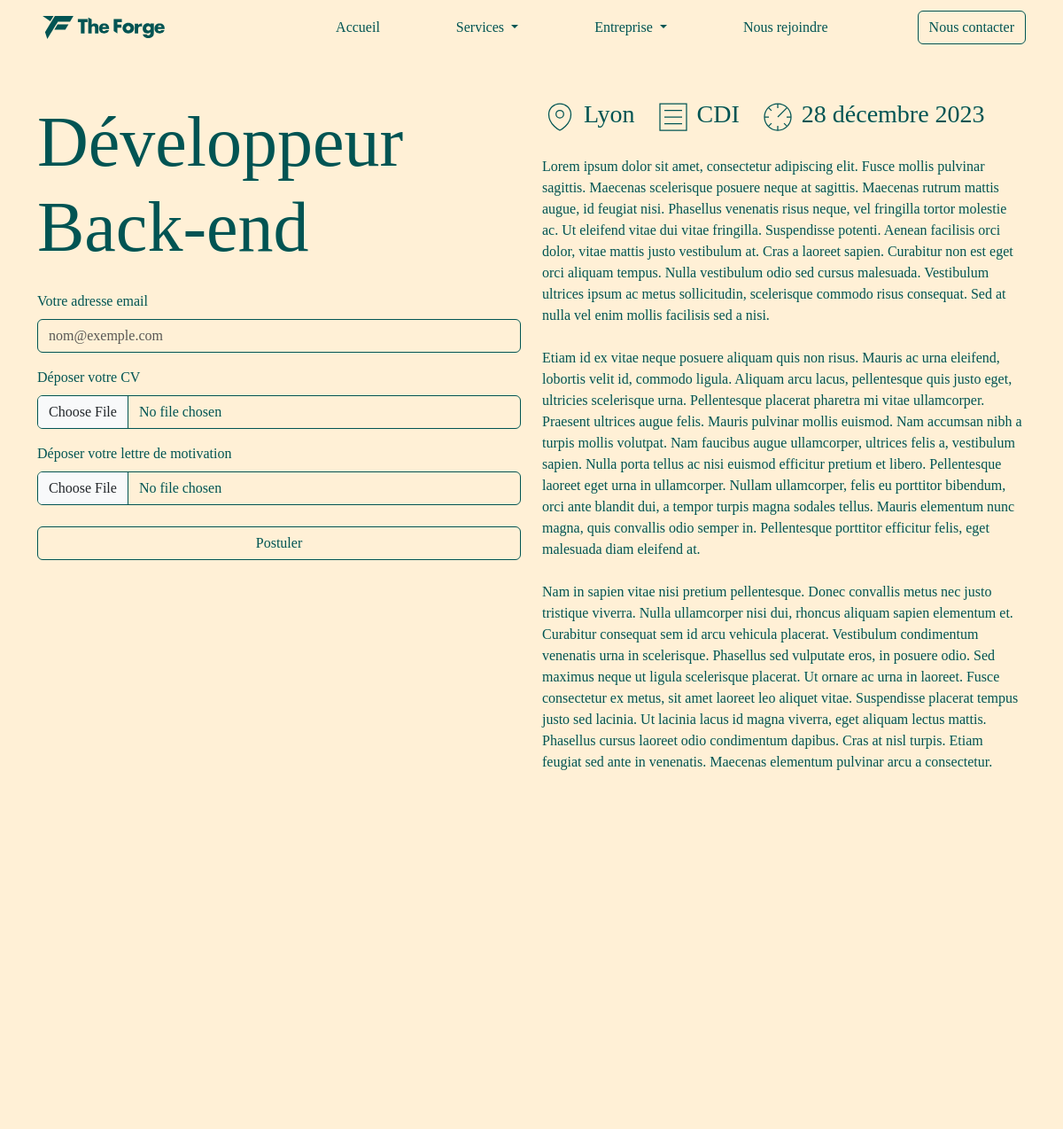
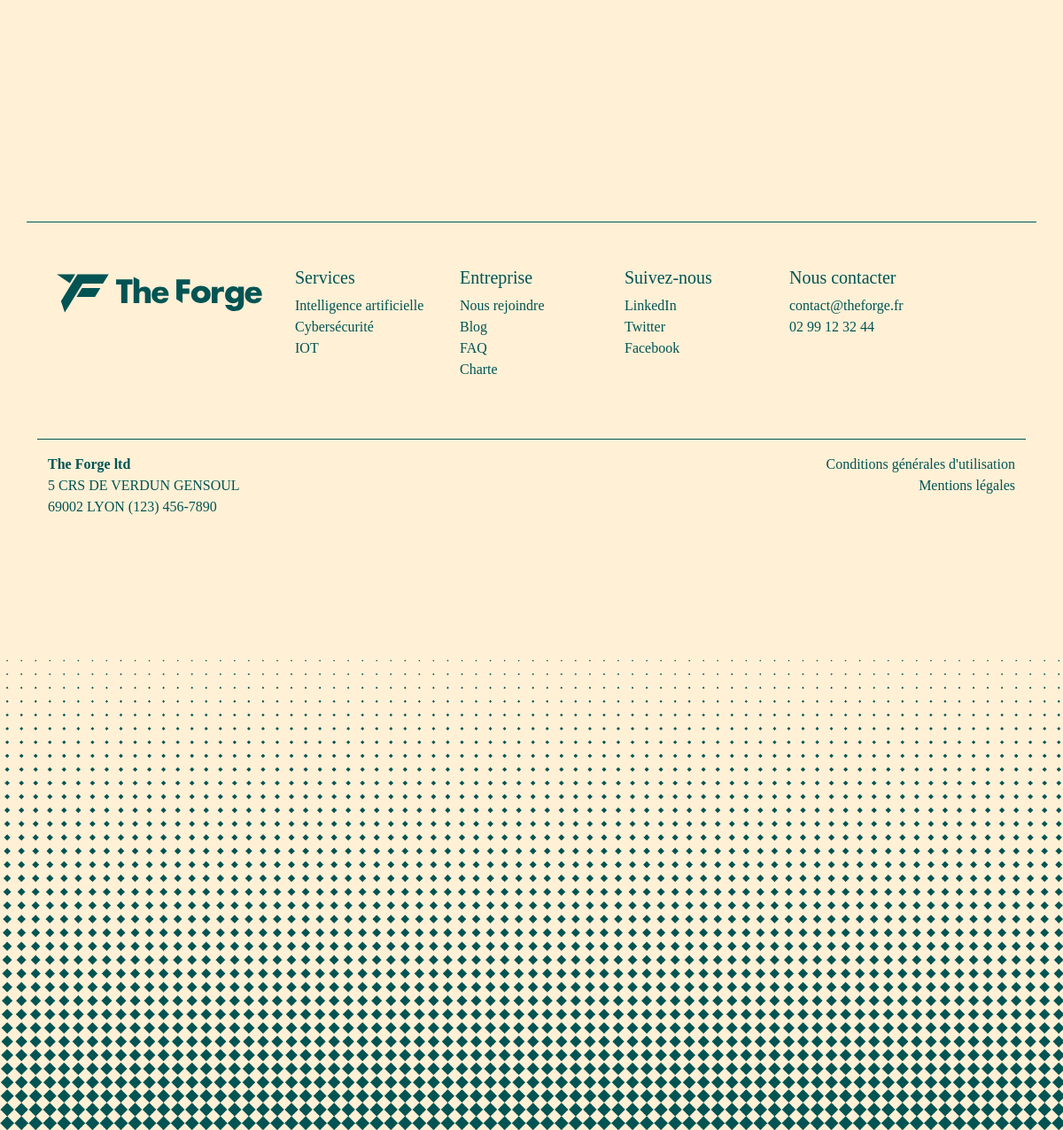
The page /job/3 on the database its author committed (2 pictures, top to bottom).
### Main/models.py (models this page shows, shortened)
class Job(models.Model):
    title = models.CharField(max_length=200)
    description = models.TextField()
    location = models.CharField(max_length=100)
    type = models.CharField(max_length=50)  # Par exemple, plein temps, partiel, freelance
    posted_at = models.DateTimeField(auto_now_add=True)
    last_date_to_apply = models.DateField()
    class Meta:
        ordering = ['-posted_at']

### Main/views.py (the view)
# urls.py: path('job/<int:pk>', views.Job_Detail, name='job'),
def Job_Detail(request, pk):
    job = get_object_or_404(Job, pk=pk)
    jobs = Job.objects.all()
    context = {"job": job, 'jobs': jobs}
    if request.method == "POST":
        application = Applicant(
            email=request.POST.get('email'),
            job=job,
            cv = request.FILES.get('cv'),
            cover_letter = request.FILES.get('cover_letter'),
            )
        application.save()
        context = {'job_title': job.title}  # Remplacez par les données réelles
        email = request.POST.get('email')
        email_template = get_template(os.path.join(settings.BASE_DIR, 'Main/templates/Main/job_confirmation.html'))
        subject = 'Message reçu !'
        email_body = email_template.render(context)
        from_email = settings.EMAIL_HOST_USER
        recipient_list = [email]
        email = EmailMessage(subject, email_body, from_email, recipient_list)
        email.content_subtype = 'html'
        email.send()
        admin_email = EmailMessage(
            f'Nouvelle candidature pour {job.title}',
            f'Une nouvelle candidature a été soumise pour le poste : {job.title}.',
            settings.EMAIL_HOST_USER,
            ['bdiouipierre@gmail.com']  # Remplacez par l'email de l'administrateur
        )
        cv_file = request.FILES.get('cv')
        cover_letter_file = request.FILES.get('cover_letter')
        if cv_file:
            admin_email.attach(cv_file.name, cv_file.read(), cv_file.content_type)
        if cover_letter_file:
            admin_email.attach(cover_letter_file.name, cover_letter_file.read(), cover_letter_file.content_type)
        admin_email.send()
        messages.success(request, 'Votre candidature a bien été envoyée !')
        return redirect('Main:join')
    else :
        return render(request, 'Main/Job.html', context)

### Main/templates/Main/Job.html (shortened to what this page needs)
{% load static %}
<!doctype html>
<html lang="en">
  <head>
    <link href="https://cdn.jsdelivr.net/npm/bootstrap@5.3.2/dist/css/bootstrap.min.css" rel="stylesheet">
    <link href="{% static 'css/join.css' %}" rel="stylesheet">
    <link rel="stylesheet" href="https://use.typekit.net/eqx7rzk.css">
  </head>
  <body style="background-color:#FFF0D6 !important; color: #015453 !important; font-family: 'articulat-cf' !important;">
  <header>
  <div class="container">
    <nav class="navbar navbar-expand-lg fixed-top navbar-light" id="mainNavbar" style="background-color:#FFF0D6 !important; color:#015453 !important;">
      <div class="container">
      <a class="navbar-brand" href="{% url 'Main:index' %}">
        <img src="{% static 'Logos/Principal/Principal_vert.svg' %}" alt="Logo The Forge" width="150">
      </a>
      <div class="collapse navbar-collapse m-auto" id="navbarNavDropdown">
        <ul class="navbar-nav m-auto">
          <li class="nav-item">
            <a class="nav-link" href="{% url 'Main:index' %}">Accueil</a>
          </li>
          <li class="nav-item dropdown">
            <a class="nav-link dropdown-toggle" href="#" role="button" data-bs-toggle="dropdown" aria-expanded="false">
              Services
            </a>
          </li>
          <li class="nav-item dropdown">
            <a class="nav-link dropdown-toggle" href="#" role="button" data-bs-toggle="dropdown" aria-expanded="false">
              Entreprise
            </a>
          </li>
          <li class="nav-item">
            <a class="nav-link" href="{% url 'Main:join' %}">Nous rejoindre</a>
          </li>
        </ul>
          <a type="button" class="btn btn-outline-vert contact-item" href="{% url 'Main:contact' %}">Nous contacter</a>
      </div>
    </div>
    </nav>
  </div>
</header>
  <Main>
    <section>
      <div class="container" style="margin-top:7rem;">
          <div class="row justify-content-center fade-up">
              <div class="col-md-6 col-sm-12 mb-4">
                  <div class="display-1">{{job.title}}</div>
                  <form method="POST" enctype="multipart/form-data">
                    <div class="mb-3 mt-4">
                      <label for="exampleFormControlInput1" class="form-label">Votre adresse email</label>
                      <input type="email" class="form-control" name='email' id="exampleFormControlInput1" placeholder="nom@exemple.com" style="background-color:transparent; color:#015453; border-color:#015453; box-shadow: 0 0 0px transparent;" required>
                    </div>
                    <div class="mb-3 mt-3">
                      <label for="CVfile" class="form-label">Déposer votre CV</label>
                      <input class="form-control" accept='.pdf' type="file" id="CVfile" name="cv" style="background-color:transparent; color:#015453; border-color:#015453;" required>
                    </div>
                    <div class="mb-3">
                      <label for="CoverLetter" class="form-label">Déposer votre lettre de motivation</label>
                      <input class="form-control" accept='.pdf' type="file" name="cover_letter" id="CoverLetter" style="background-color:transparent; color:#015453; border-color:#015453;" required>
                    </div>
                    <button class="btn btn-outline-vert w-100 mt-2">Postuler</button>
                  </form>
              </div>
              <div class="col-md-6 col-sm-12">
                <h3>
                    <svg xmlns="http://www.w3.org/2000/svg" width="40" height="40" viewBox="0 0 64 64" fill="none" stroke-width="2px" stroke="#015453"><path d="M12 27.2C12 46.4 32 56 32 56s20-9.6 20-28.8C52 16.6 43.05 8 32 8s-20 8.6-20 19.2z"/><circle cx="32" cy="26.88" r="6.88"/></svg>
                    {{job.location}}
                    <svg class="ms-3" xmlns="http://www.w3.org/2000/svg" width="40" height="40" viewBox="0 0 64 64" fill="none" stroke-width="2px" stroke="#015453"><path d="M16 20h32M16 44h32M48 32H16M8 8h48v48H8z"/></svg>
                    {{job.type}}
                    <svg class="ms-3" xmlns="http://www.w3.org/2000/svg" width="40" height="40" viewBox="0 0 64 64" fill="none" stroke-width="2px" stroke="#015453"><path d="M32 8v8M32 56v-8M56 32h-8M8 32h8M48.97 15.03L32 32M15.03 48.97l5.66-5.66M48.97 48.97l-5.66-5.66M15.03 15.03l5.66 5.66"/><circle cx="32" cy="32" r="24"/></svg>
                    {{job.last_date_to_apply}}</h3>
                  <p class="mt-4">{{job.description|linebreaksbr}}</p>
              </div>
          </div>
      </div>
    </section>
   <section id="PostesOuverts">
   </section>
  </Main>
  <footer class="footer text-vert" style="margin-top:15rem; background-color:#FFF0D6;">
  <div class="container text-vert borderTop">
    <div class="row m-auto text-vert" style="padding-top:50px; padding-bottom:50px;">
      <div class="col-md-3 mb-3 mb-md-0 text-vert">
        <img src="{% static 'Logos/Principal/Principal_vert.svg' %}" alt="Logo" height="60">
      </div>
      <div class="col-md-2 mb-3 mb-md-0 bleu">
        <h5>Services</h5>
        <ul class="list-unstyled">
          <li><a href="{% url 'Main:ai' %}" class="text-vert">Intelligence artificielle</a></li>
          <li><a href="{% url 'Main:cyber' %}" class="text-vert">Cybersécurité</a></li>
          <li><a href="{% url 'Main:iot' %}" class="text-vert">IOT</a></li>
        </ul>
      </div>
      <div class="col-md-2">
        <h5>Entreprise</h5>
        <ul class="list-unstyled">
          <li><a href="{% url 'Main:join' %}" class="text-vert">Nous rejoindre</a></li>
          <li><a href="{% url 'Main:blog' %}" class="text-vert">Blog</a></li>
          <li><a href="{% url 'Main:faq' %}" class="text-vert">FAQ</a></li>
          <li><a href="{% url 'Main:charte' %}" class="text-vert">Charte</a></li>
        </ul>
      </div>
      <div class="col-md-2">
        <h5>Suivez-nous</h5>
        <ul class="list-unstyled">
          <li><a href="#" class="text-vert">LinkedIn</a></li>
          <li><a href="#" class="text-vert">Twitter</a></li>
          <li><a href="#" class="text-vert">Facebook</a></li>
        </ul>
      </div>
      <div class="col-md-2">
        <h5>Nous contacter</h5>
        <ul class="list-unstyled">
          <li><a href="mailto:contact@theforge.fr" class="text-vert">contact@theforge.fr</a></li>
          <li><a href="tel:0299123244" class="text-vert">02 99 12 32 44</a></li>
        </ul>
      </div>
    </div>
    <div class="borderTop row pt-3 justify-content-around m-auto">
      <div class="col-6 flex-grow-1">
        <address class="">
          <strong>The Forge ltd</strong><br>
          5 CRS DE VERDUN GENSOUL<br>
          69002 LYON
          <abbr title="Phone"></abbr> (123) 456-7890
        </address>
      </div>
      <div class="col-6 align-items-end" style="text-align:right">
         <a href="{% url 'Main:Conditions' %}" class="text-vert unstyled" style="text-align:right; margin:0 !important; margin-bottom:0px !important;">Conditions générales d'utilisation</a><br>
        <a href="{% url 'Main:Mentions' %}" class="text-vert unstyled" style="text-align:right; margin:0 !important; margin-bottom:0px !important;">Mentions légales</a>
      </div>
    </div>
  </div>
    <img src="{% static 'Assets/Motifs/horizontale/footer_vert.png' %}" width="100%" style="">
</footer>
  </body>
</html>

### static/css/join.css (style rules this page uses)
.borderTop { border-style:solid none none none; border-color:#015453 !important; ; border-width:1px; }
.nav-link { color:#015453; !important; text-decoration:None; }
.nav-item { color:#015453; !important; margin-left:70px; }
.contact-item { position:relative; right:0%; }
.footer { background-color: #1D1D1D; color: #015453; }
.footer address { font-style: normal; color: #015453; }
.nav-link, .nav-link:visited { color: #015453 !important; }
.btn-outline-vert { color: #015453; border-color: #015453; }
.text-vert { color:#015453 !important; }
a.text-vert { text-decoration:none !important; }
.fade-up { opacity: 0; transform: translateY(20px); visibility: hidden; transition: opacity 0.6s ease-out, transform 0.6s ease-out; will-change: opacity, visibility, transform; }
.fade-up.visible { opacity: 1; transform: translateY(0); visibility: visible; }

### rows shown on the page
Job: title "Développeur Back-end", location "Lyon", type "CDI", last_date_to_apply "28 décembre 2023", description "Lorem ipsum dolor sit amet, consectetur adipiscing elit. Fusce mollis pulvinar sagittis. Maecenas scelerisque posuere neque at sagittis. Maecenas rutrum mattis augue, id feugiat nisi. Phasellus venenatis risus neque, vel fringilla tortor molestie ac. Ut eleifend vitae dui vitae fringilla. Suspendisse potenti. Aenean facilisis orci dolor, vitae mattis justo vestibulum at. Cras a laoreet sapien. Curabitur non est eget orci aliquam tempus. Nulla vestibulum odio sed cursus malesuada. Vestibulum ultrices ipsum ac metus sollicitudin, scelerisque commodo risus consequat. Sed at nulla vel enim mollis facilisis sed a nisi. Etiam id ex vitae neque posuere aliquam quis non risus. Mauris ac urna…"
